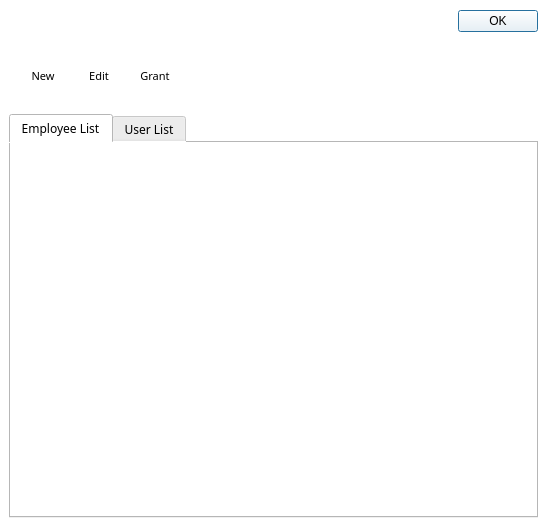
<?xml version="1.0" encoding="UTF-8"?>
<ui version="4.0">
 <class>employeelist</class>
 <widget class="QDialog" name="employeelist">
  <property name="geometry">
   <rect>
    <x>0</x>
    <y>0</y>
    <width>547</width>
    <height>518</height>
   </rect>
  </property>
  <property name="font">
   <font>
    <family>Century Gothic</family>
    <pointsize>9</pointsize>
   </font>
  </property>
  <property name="windowTitle">
   <string>Employee/User List</string>
  </property>
  <property name="windowIcon">
   <iconset>
    <normaloff>images/kabtrak.ico</normaloff>images/kabtrak.ico</iconset>
  </property>
  <property name="styleSheet">
   <string notr="true">background-color: rgb(255, 255, 255);</string>
  </property>
  <property name="modal">
   <bool>true</bool>
  </property>
  <layout class="QGridLayout" name="gridLayout_3">
   <property name="leftMargin">
    <number>9</number>
   </property>
   <property name="topMargin">
    <number>10</number>
   </property>
   <property name="rightMargin">
    <number>9</number>
   </property>
   <property name="bottomMargin">
    <number>0</number>
   </property>
   <item row="0" column="0">
    <layout class="QVBoxLayout" name="verticalLayout">
     <item>
      <widget class="QDialogButtonBox" name="buttonBox">
       <property name="font">
        <font>
         <family>Century Gothic</family>
         <pointsize>9</pointsize>
        </font>
       </property>
       <property name="standardButtons">
        <set>QDialogButtonBox::Ok</set>
       </property>
      </widget>
     </item>
     <item>
      <widget class="QWidget" name="widget" native="true">
       <property name="sizePolicy">
        <sizepolicy hsizetype="Preferred" vsizetype="Fixed">
         <horstretch>0</horstretch>
         <verstretch>65</verstretch>
        </sizepolicy>
       </property>
       <property name="maximumSize">
        <size>
         <width>16777215</width>
         <height>70</height>
        </size>
       </property>
       <property name="styleSheet">
        <string notr="true">background-color: rgb(255, 255, 255);</string>
       </property>
       <layout class="QGridLayout" name="gridLayout_4">
        <item row="0" column="0">
         <layout class="QHBoxLayout" name="horizontalLayout">
          <item>
           <widget class="QToolButton" name="btnNew">
            <property name="minimumSize">
             <size>
              <width>50</width>
              <height>55</height>
             </size>
            </property>
            <property name="maximumSize">
             <size>
              <width>50</width>
              <height>50</height>
             </size>
            </property>
            <property name="font">
             <font>
              <family>Century Gothic</family>
              <pointsize>8</pointsize>
             </font>
            </property>
            <property name="text">
             <string>New</string>
            </property>
            <property name="icon">
             <iconset resource="resources.qrc">
              <normaloff>:/images/images/new.svg</normaloff>:/images/images/new.svg</iconset>
            </property>
            <property name="iconSize">
             <size>
              <width>32</width>
              <height>32</height>
             </size>
            </property>
            <property name="toolButtonStyle">
             <enum>Qt::ToolButtonTextUnderIcon</enum>
            </property>
            <property name="autoRaise">
             <bool>true</bool>
            </property>
           </widget>
          </item>
          <item>
           <widget class="QToolButton" name="btnEdit">
            <property name="minimumSize">
             <size>
              <width>50</width>
              <height>55</height>
             </size>
            </property>
            <property name="maximumSize">
             <size>
              <width>50</width>
              <height>50</height>
             </size>
            </property>
            <property name="font">
             <font>
              <family>Century Gothic</family>
              <pointsize>8</pointsize>
             </font>
            </property>
            <property name="text">
             <string>Edit</string>
            </property>
            <property name="icon">
             <iconset resource="resources.qrc">
              <normaloff>:/images/images/edit.svg</normaloff>:/images/images/edit.svg</iconset>
            </property>
            <property name="iconSize">
             <size>
              <width>32</width>
              <height>32</height>
             </size>
            </property>
            <property name="toolButtonStyle">
             <enum>Qt::ToolButtonTextUnderIcon</enum>
            </property>
            <property name="autoRaise">
             <bool>true</bool>
            </property>
           </widget>
          </item>
          <item>
           <widget class="QToolButton" name="btnGrantRevoke">
            <property name="enabled">
             <bool>true</bool>
            </property>
            <property name="minimumSize">
             <size>
              <width>50</width>
              <height>55</height>
             </size>
            </property>
            <property name="maximumSize">
             <size>
              <width>50</width>
              <height>50</height>
             </size>
            </property>
            <property name="font">
             <font>
              <family>Century Gothic</family>
              <pointsize>8</pointsize>
             </font>
            </property>
            <property name="styleSheet">
             <string notr="true"/>
            </property>
            <property name="text">
             <string>Grant</string>
            </property>
            <property name="icon">
             <iconset resource="resources.qrc">
              <normaloff>:/images/images/grant.svg</normaloff>:/images/images/grant.svg</iconset>
            </property>
            <property name="iconSize">
             <size>
              <width>32</width>
              <height>32</height>
             </size>
            </property>
            <property name="shortcut">
             <string>Ctrl+G</string>
            </property>
            <property name="toolButtonStyle">
             <enum>Qt::ToolButtonTextUnderIcon</enum>
            </property>
            <property name="autoRaise">
             <bool>true</bool>
            </property>
           </widget>
          </item>
          <item>
           <spacer name="horizontalSpacer">
            <property name="orientation">
             <enum>Qt::Horizontal</enum>
            </property>
            <property name="sizeHint" stdset="0">
             <size>
              <width>40</width>
              <height>20</height>
             </size>
            </property>
           </spacer>
          </item>
         </layout>
        </item>
       </layout>
      </widget>
     </item>
     <item>
      <widget class="QTabWidget" name="tabList">
       <property name="font">
        <font>
         <family>Century Gothic</family>
         <pointsize>9</pointsize>
        </font>
       </property>
       <property name="tabPosition">
        <enum>QTabWidget::North</enum>
       </property>
       <property name="currentIndex">
        <number>0</number>
       </property>
       <property name="iconSize">
        <size>
         <width>32</width>
         <height>32</height>
        </size>
       </property>
       <widget class="QWidget" name="tabEmployeeList">
        <attribute name="icon">
         <iconset>
          <normaloff>images/customers-info.png</normaloff>images/customers-info.png</iconset>
        </attribute>
        <attribute name="title">
         <string>Employee List</string>
        </attribute>
        <layout class="QGridLayout" name="gridLayout">
         <item row="0" column="0">
          <widget class="QTableView" name="tableViewEmployee">
           <property name="sizePolicy">
            <sizepolicy hsizetype="Preferred" vsizetype="Expanding">
             <horstretch>0</horstretch>
             <verstretch>0</verstretch>
            </sizepolicy>
           </property>
           <property name="font">
            <font>
             <family>Century Gothic</family>
            </font>
           </property>
           <property name="frameShape">
            <enum>QFrame::NoFrame</enum>
           </property>
           <property name="frameShadow">
            <enum>QFrame::Plain</enum>
           </property>
           <property name="editTriggers">
            <set>QAbstractItemView::NoEditTriggers</set>
           </property>
           <property name="alternatingRowColors">
            <bool>true</bool>
           </property>
           <property name="selectionMode">
            <enum>QAbstractItemView::SingleSelection</enum>
           </property>
           <property name="selectionBehavior">
            <enum>QAbstractItemView::SelectRows</enum>
           </property>
           <property name="sortingEnabled">
            <bool>true</bool>
           </property>
           <attribute name="horizontalHeaderStretchLastSection">
            <bool>true</bool>
           </attribute>
           <attribute name="verticalHeaderShowSortIndicator" stdset="0">
            <bool>false</bool>
           </attribute>
           <attribute name="verticalHeaderStretchLastSection">
            <bool>false</bool>
           </attribute>
          </widget>
         </item>
        </layout>
       </widget>
       <widget class="QWidget" name="tabUserList">
        <attribute name="icon">
         <iconset>
          <normaloff>images/user_group.png</normaloff>images/user_group.png</iconset>
        </attribute>
        <attribute name="title">
         <string>User List</string>
        </attribute>
        <layout class="QGridLayout" name="gridLayout_2">
         <item row="0" column="0">
          <widget class="QTableView" name="tableViewUsers">
           <property name="font">
            <font>
             <family>Century Gothic</family>
            </font>
           </property>
           <property name="inputMethodHints">
            <set>Qt::ImhUppercaseOnly</set>
           </property>
           <property name="frameShape">
            <enum>QFrame::NoFrame</enum>
           </property>
           <property name="frameShadow">
            <enum>QFrame::Plain</enum>
           </property>
           <property name="alternatingRowColors">
            <bool>true</bool>
           </property>
           <property name="selectionBehavior">
            <enum>QAbstractItemView::SelectRows</enum>
           </property>
           <property name="gridStyle">
            <enum>Qt::SolidLine</enum>
           </property>
           <property name="sortingEnabled">
            <bool>false</bool>
           </property>
           <attribute name="horizontalHeaderStretchLastSection">
            <bool>true</bool>
           </attribute>
           <attribute name="verticalHeaderShowSortIndicator" stdset="0">
            <bool>true</bool>
           </attribute>
           <attribute name="verticalHeaderStretchLastSection">
            <bool>false</bool>
           </attribute>
          </widget>
         </item>
        </layout>
       </widget>
      </widget>
     </item>
    </layout>
   </item>
  </layout>
 </widget>
 <resources>
  <include location="resources.qrc"/>
 </resources>
 <connections/>
</ui>
